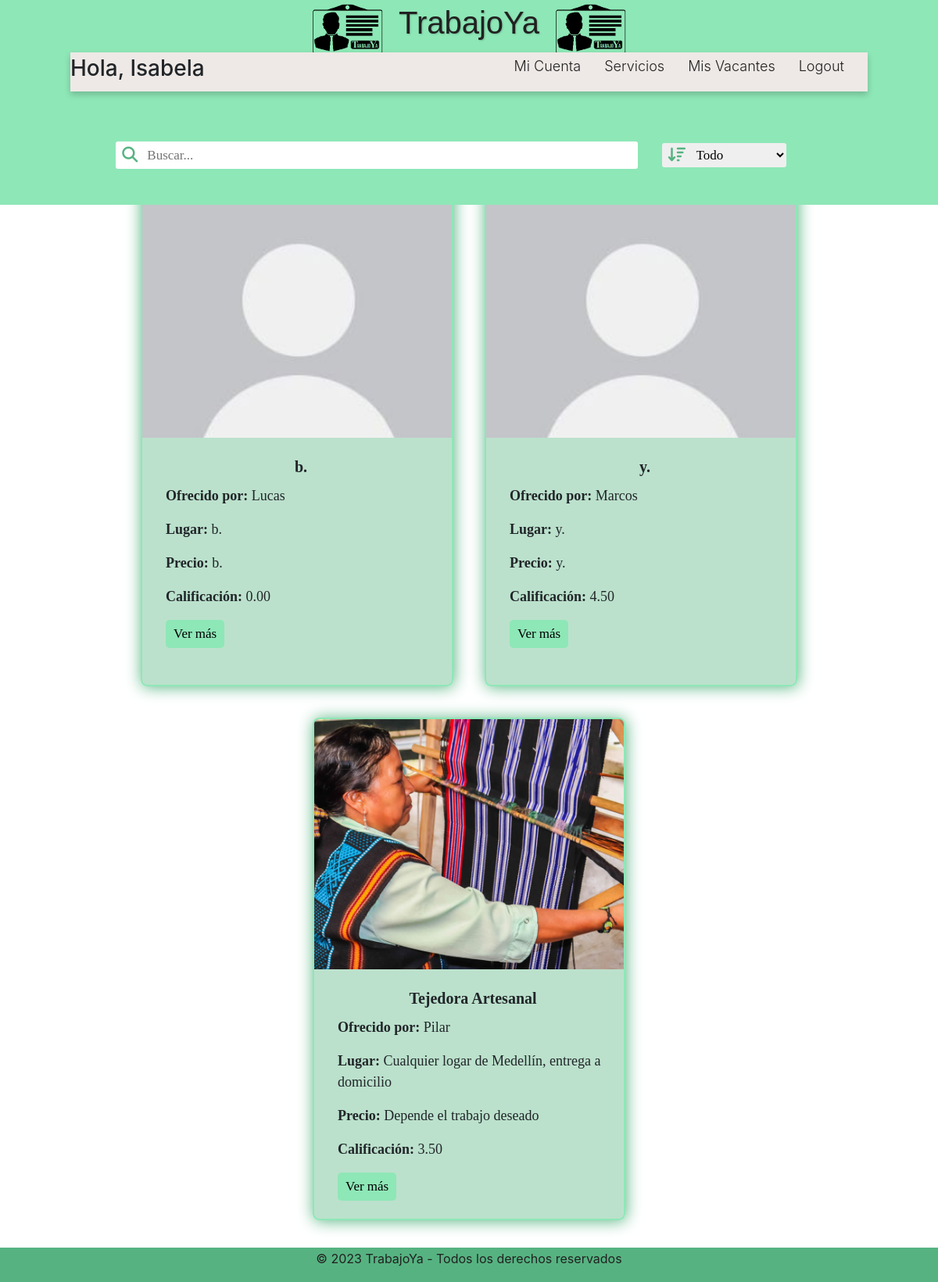
Screenshot of /empleador/verOfertasEmpleador/ (signed in) with the database file from the repository.
### accounts/models.py (models this page shows, shortened)
class Usuario(AbstractUser):
    email = models.EmailField(unique=True)
    es_empleador = models.BooleanField(default=False)
    es_trabajador = models.BooleanField(default=False)

class Trabajador(models.Model):
    usuario = models.OneToOneField(Usuario, on_delete=models.CASCADE, primary_key=True, related_name='trabajador')
    foto= models.ImageField(upload_to='images/', null=True, blank=True)
    identificacion = models.CharField(max_length=10, validators=[validar_numero])
    nombre = models.CharField(max_length=50)
    apellidos = models.CharField(max_length=50)
    fecha_nacimiento = models.DateField(validators=[validar_edad])
    celular = models.CharField(max_length=50, validators=[validar_numero])
    habilidades= models.CharField(max_length=50)
    experiencia= models.CharField(max_length=50)
    calificacion_promedio= models.DecimalField(max_digits=3, decimal_places=2, default=0.0)

### trabajador/models.py (models this page shows, shortened)
class ofertaServicio(models.Model):
    servicio = models.CharField(blank= False, max_length=200)
    disponibilidad = models.CharField(blank= False, max_length=200)
    restricciones = models.TextField(blank= False, max_length=500)
    lugar = models.TextField(blank= False, max_length=80)
    contacto = models.TextField(blank= False, max_length=30)
    precio = models.CharField(blank= False, max_length=30)
    trabajador = models.ForeignKey(Trabajador_, on_delete=models.CASCADE,null=True, blank=True)
    sigue = models.BooleanField(default=False)

### empleador/views.py (the view, shortened to what this page needs)
# urls.py: path('verOfertasEmpleador/', views.verOfertasEmpleador, name='verOfertasEmpleador'),
def verOfertasEmpleador(request):
    ofertas = ofertaServicio.objects.all()
    terminoBusqueda = request.GET.get('terminoBusqueda')
    filtro = request.GET.get('filtroBusqueda')
    return render(request, 'ofertasEmpleador.html', {'ofertas': ofertas})

### empleador/templates/ofertasEmpleador.html (shortened to what this page needs)
<!DOCTYPE html>
{% extends 'baseEmpleador.html' %}
{% load static %}
    {% block additional_styles %}
    <link rel="stylesheet" href="https://cdn.jsdelivr.net/npm/bootstrap@4.0.0/dist/css/bootstrap.min.css">
    <link rel="stylesheet" href="{% static 'css\empleador\ofertasEmpleador.css' %}">
    {% endblock additional_styles %}
        {% block content %}
        <div class="titulo">
            <h2>Servicios Ofrecidos</h2>
        </div>
        <form action="" class="barraBusqueda">
            <div class="grupoBusqueda">
                <i class="fa-solid fa-magnifying-glass"></i>
                <input type="text" class="controlFormulario" name="terminoBusqueda" placeholder="Buscar...">
            </div>
            <div class="filtro">
                <i class="fa-solid fa-arrow-down-wide-short"></i>
                <select class="controlFormulario" name="filtroBusqueda">
                    <option value="todo">Todo</option>
                </select>
            </div>
            <button type="submit" class="btn">Buscar</button>
        </form>
        <div class="listaOfertas">
            {% for oferta in ofertas %}
            {% if oferta.sigue %}
            <div class="cartaOfertas" style="width: 25rem;">
                <img class="card-img-top" src="{{ oferta.trabajador.foto.url }}" alt="Card image cap">
                <div class="card-body">
                  <h5 class="card-title" style="text-align: center; font-weight: bold;">{{ oferta.servicio }}</h5>
                    <p><strong>Ofrecido por: </strong> {{ oferta.trabajador.nombre }}</p>
                    <p><strong>Lugar: </strong> {{ oferta.lugar }} </p>
                    <p><strong>Precio: </strong> {{ oferta.precio }} </p>
                    <p><strong>Calificación: </strong>{{ oferta.trabajador.calificacion_promedio }}</p>
                  <a href="{% url 'masInfo' ofertaID=oferta.id %}" class="btn btn-primary">Ver más</a>
                </div>
              </div>
              {% endif %}
            {% endfor %}
        </div>
        {% endblock content %}

### empleador/templates/baseEmpleador.html (shortened to what this page needs)
<!DOCTYPE html>
{% load static %}
<html lang="en">
    <head>
        <link rel="stylesheet" href="{% static 'css\empleador\baseEmpleador.css' %}">
        {% block additional_styles %}
        {% endblock additional_styles %}
    </head>
    <body>
        <header>
            <div class="container-top-bar">
                <div class="top-bar">
                    <img src="{% static 'img/logo.png' %}">
                    <h1 class="name">TrabajoYa</h1>
                    <img src="{% static 'img/logo.png' %}">
                </div>
        </div>
        <nav class="nav-bar">
            <div class="greeting">
                {% if user.is_authenticated %}
                <h3>Hola, {{ user.username }}</h3>
                {% endif %}
            </div>
            <div class="tabs">
                <ul>
                    <li><a href="">Mi Cuenta</a></li>
                    <li><a href="{% url 'verOfertasEmpleador' %}">Servicios</a></li>
                    <li><a href="{% url 'verVacantes' %}">Mis Vacantes</a></li>
                    <li><a href="{% url 'logout' %}">Logout</a></li>
                </ul>
            </div>
        </nav>
        </header>
        <main>
            {% block content %}
            {% endblock content%}
        </main>
    </body>
    <footer>
        <div>
            <p>&copy; 2023 TrabajoYa - Todos los derechos reservados</p>
        </div>
    </footer>
</html>

### static/css/empleador/baseEmpleador.css (style rules this page uses)
html { font-family: "Poppins", sans-serif; line-height: 1.15; -webkit-text-size-adjust: 100%; -webkit-tap-highlight-color: rgba(0, 0, 0, 0); }
body { margin: 0; font-size: 1rem; line-height: 1.5; text-align: left; }
.container-top-bar { position: absolute; top: 0; width: 100%; height: 16%; background-color: #8ee7b7; z-index: 0; }
.top-bar { display:flex; margin-top:5px; text-align: center; font-weight: 800; justify-content: center; }
.top-bar img { height: 65px; margin-left: 20px; margin-right: 20px; }
.name { font-family: "Poppins", sans-serif; margin-top: 0; font-size: 2.5rem; color: #212121; text-shadow: 1px 1px 2px rgba(0, 0, 0, 0.2); }
h3 { font-size: 1.5rem; color: #212121; }
.nav-bar { margin-top: 5.6%; height: 50px; width: 85%; position: relative; left: 50%; transform: translateX(-50%); background-color: #eee9e6; display:flex; flex-wrap: wrap; align-items: center; justify-content: space-between; box-shadow: 0 4px 8px rgba(0, 0, 0, 0.2); }
.tabs { display: flex; flex-wrap: wrap; align-items: center; justify-content: flex-end; margin-left: auto; margin-right: 30px; }
.tabs ul { display: flex; list-style-type: none; padding: 0; }
.tabs li { margin-left: 30px; font-size: 16px; }
.nav-bar a { font-weight: 300; font-size: 18px; color: #212121; text-decoration: none; transition: color 0.3s }
footer { background-color: #56b381; color: #212121; padding: 2px 0; text-align:center; width: 100%; bottom: 0; }

### static/css/empleador/ofertasEmpleador.css (style rules this page uses)
main { margin-top: 15px; margin-bottom: 15px; font-family: "Candara", sans-serif; }
h2 { font-size: xx-large; color: #212121; text-align: center; font-weight: bold; }
.titulo { text-align: center; align-content: center; }
.card-img-top { object-fit: cover; width: 25rem; height: 20rem; }
.grupoBusqueda { align-items: center; margin: auto; width: 70%; position: relative; }
.fa-magnifying-glass { position: absolute; left: 10px; top: 50%; font-size: 20px; color: #56b381; transform: translateX(-10px); transform: translateY(-10px); }
.fa-arrow-down-wide-short { position: absolute; left: 10px; top: 50%; font-size: 20px; color: #56b381; transform: translateX(-10px); transform: translateY(-10px); }
.barraBusqueda { font-family: 'Candara', sans-serif; display: flex; align-items: center; width: 80%; margin: auto; }
.controlFormulario { padding: 5px 10px; font-size: 17px; border-radius: 5px; width: 100%; font-family:'Candara'; border: 2px solid #8ee7b7; padding-left: 40px; }
.filtro { position: relative; width: 17%; margin-right: 5px; }
.btn { padding: 5px 10px; font-size: 17px; text-decoration: none; background-color: #8ee7b7; color: #000000; border: none; border-radius: 5px; cursor: pointer; font-family:"Candara"; }
.listaOfertas { padding: 0 10px; display: flex; flex-wrap: wrap; justify-content: center; }
.cartaOfertas { border-radius: 8px; box-shadow: 1px 1px 20px #56b381; overflow: hidden; height: min-content; min-height: 40rem; margin: 20px; float: left; padding: auto; transition: transform 0.3s ease; background-color: rgba(86, 179, 129, 0.4); border: 2px solid #8ee7b7; }
.card-body { margin: 0 0 3px; margin-left: 10px; margin-top: 5px; text-align: left; font-size: large; font-family: 'Candara'; }

### rows the page displays
Usuario: username "Isabela"
ofertaServicio: trabajador.foto (picture), servicio "b.", trabajador.nombre "Lucas", lugar "b.", precio "b.", trabajador.calificacion_promedio "0.00"
ofertaServicio: trabajador.foto (picture), servicio "y.", trabajador.nombre "Marcos", lugar "y.", precio "y.", trabajador.calificacion_promedio "4.50"
ofertaServicio: trabajador.foto (picture), servicio "Tejedora Artesanal", trabajador.nombre "Pilar", lugar "Cualquier logar de Medellín, entrega a domicilio", precio "Depende el trabajo deseado", trabajador.calificacion_promedio "3.50"
